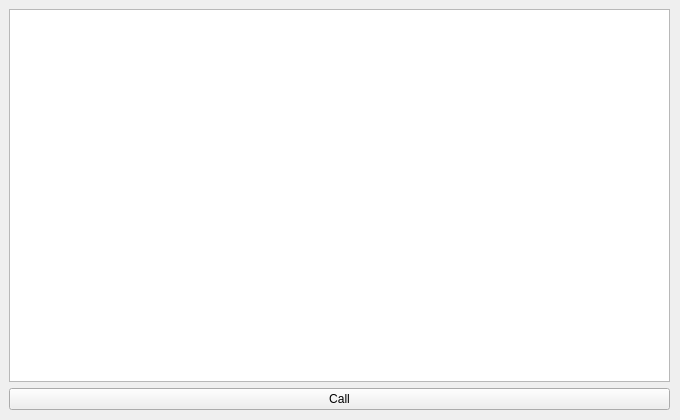
<?xml version="1.0" encoding="UTF-8"?>
<ui version="4.0">
 <class>HomeView</class>
 <widget class="QWidget" name="HomeView">
  <property name="geometry">
   <rect>
    <x>0</x>
    <y>0</y>
    <width>680</width>
    <height>420</height>
   </rect>
  </property>
  <property name="windowTitle">
   <string>Form</string>
  </property>
  <widget class="QWidget" name="gridLayoutWidget">
   <property name="geometry">
    <rect>
     <x>9</x>
     <y>9</y>
     <width>661</width>
     <height>401</height>
    </rect>
   </property>
   <layout class="QGridLayout" name="grid">
    <item row="0" column="0">
     <widget class="QListView" name="userList">
      <property name="styleSheet">
       <string notr="true">color: black;</string>
      </property>
     </widget>
    </item>
    <item row="1" column="0">
     <widget class="QPushButton" name="callButton">
      <property name="text">
       <string>Call</string>
      </property>
     </widget>
    </item>
   </layout>
  </widget>
 </widget>
 <resources/>
 <connections/>
</ui>
